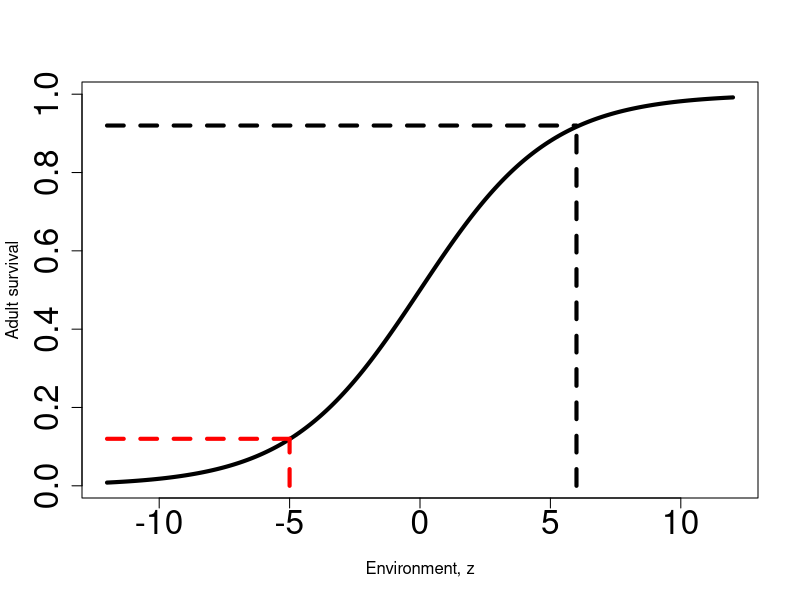
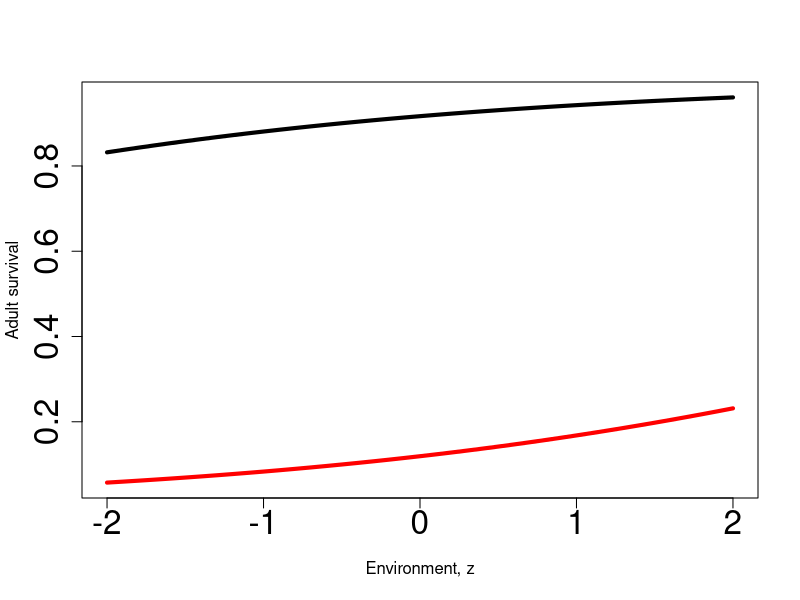
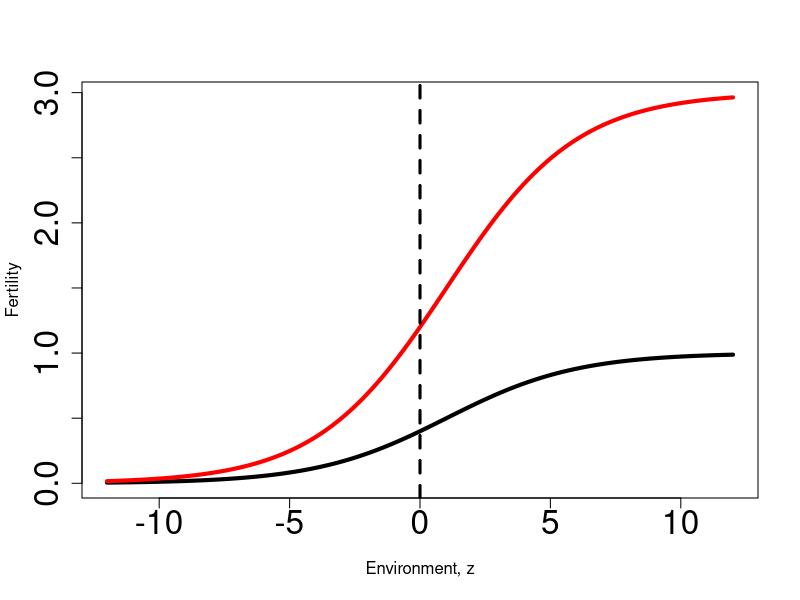
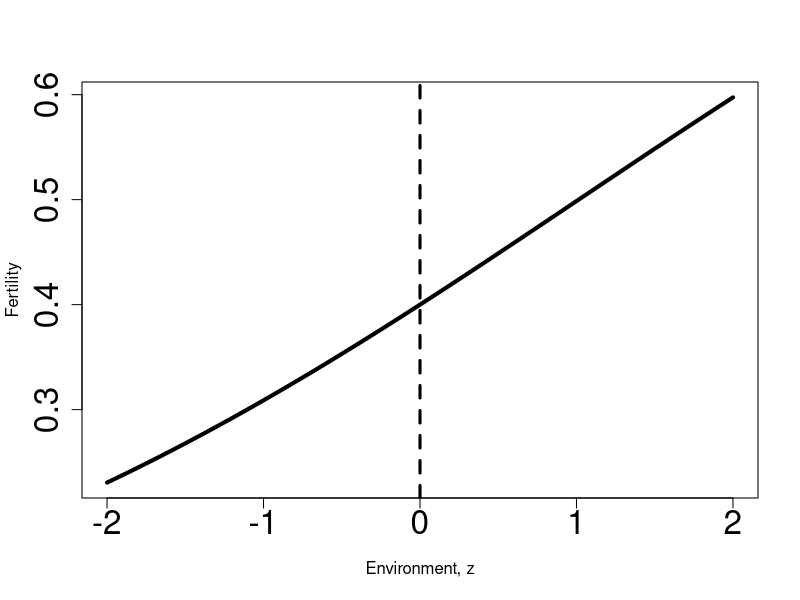
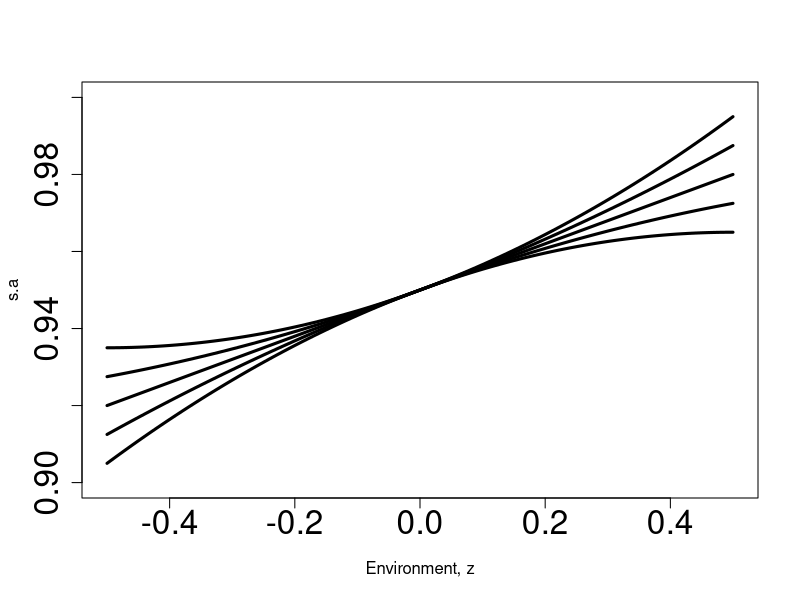
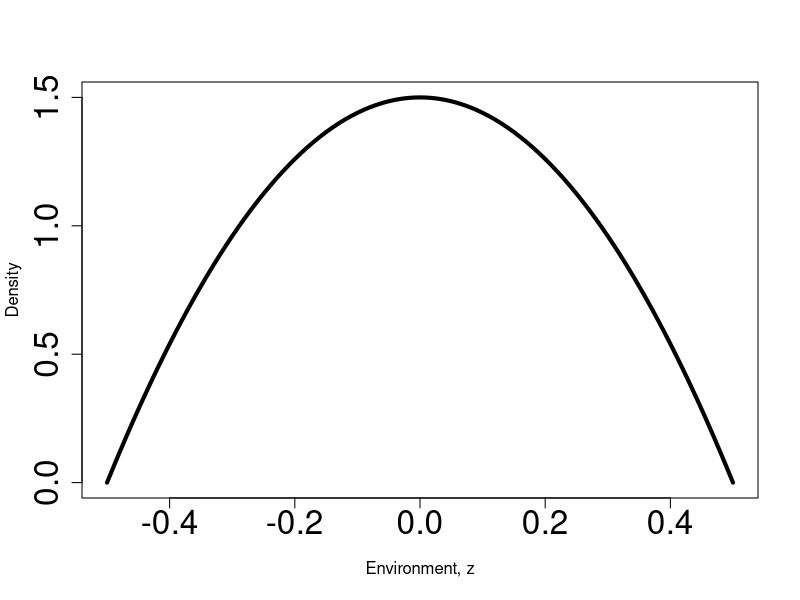
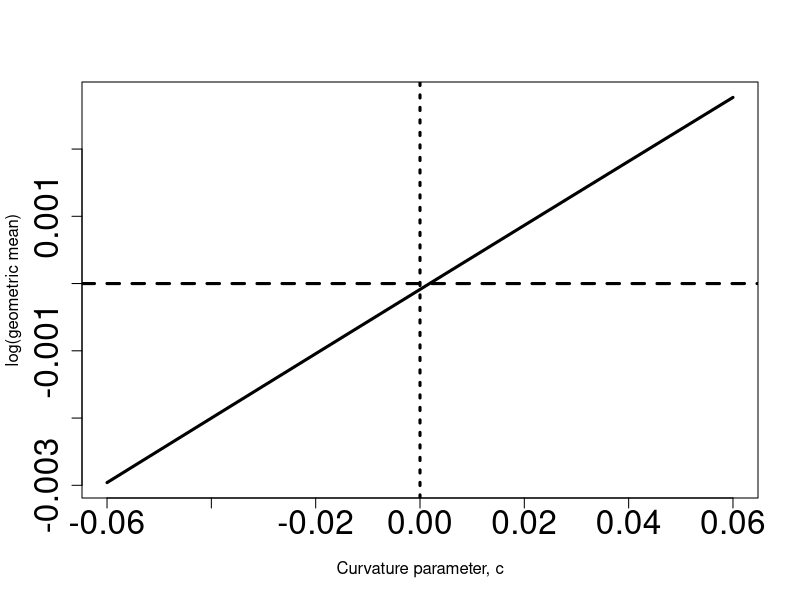
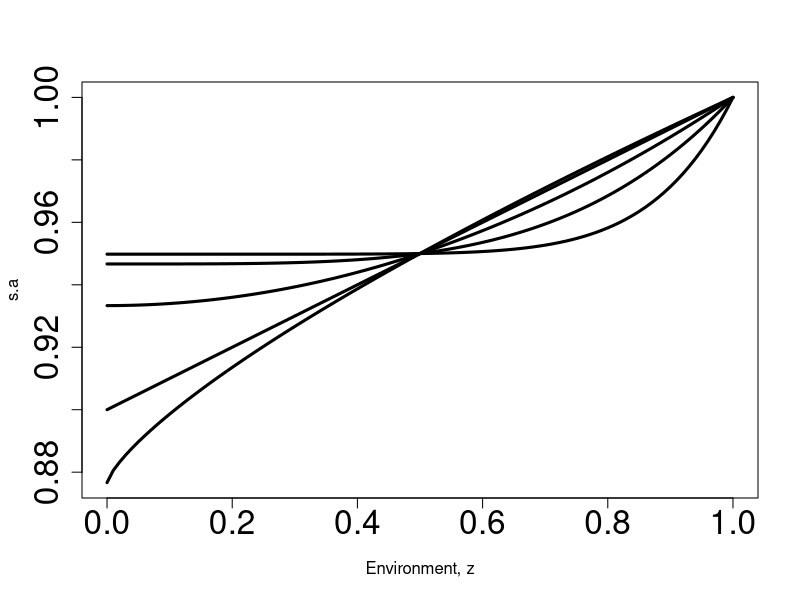

R code for these plots, in order:
# make panels of Figs S2, S3, and S4 for a manuscript entitled 
# "What is adaptive demographic lability and when might we expect to see it?"

graphics.off()

# fig S2 A

r0=0.5
a=0
b=.4
z=seq(-12,12,.1)
r=1/(1+exp(-a-b*z))
windows()
plot(z,r,xlab="Environment, z",ylab="Adult survival",
     type="l",lwd=4,cex.axis=2)
lines(c(-5,-5),c(0,.12),lty='dashed',lwd=4,col='red')
lines(c(-12,-5),c(.12,.12),lty='dashed',lwd=4,col='red')
lines(c(6,6),c(0,.92),lty='dashed',lwd=4,col='black')
lines(c(-12,6),c(.92,.92),lty='dashed',lwd=4,col='black')

# fig S2 B

windows()
zf=seq(-7,-3,.1)
rf=1/(1+exp(-a-b*zf))
zs=seq(4,8,.1)
rs=1/(1+exp(-a-b*zs))
x=seq(-2,2,.1)
matplot(x,cbind(rf,rs),xlab="Environment, z",ylab="Adult survival",
        type="l",lwd=4,cex.axis=2,lty='solid',col=c('red','black'))

# fig S2 C

a=log(2/3)
b=.4
z=seq(-12,12,.1)
r=1/(1+exp(-a-b*z))
r1=r
r2=2*r
r3=3*r
windows()
matplot(z,cbind(r1,r3),xlab="Environment, z",ylab="Fertility",
        type="l",lwd=4,cex.axis=2,col=c('black','red'),lty='solid')
abline(v=0,lty='dashed',lwd=3)

# fig S2 D

z=seq(-2,2,.1)
r=1/(1+exp(-a-b*z))
windows()
matplot(z,cbind(r),xlab="Environment, z",ylab="Fertility",
        type="l",lwd=4,cex.axis=2)
abline(v=0,lty='dashed',lwd=3)


# fig S3

# slow life history; adult survival varies (quadratic function) with beta environmental stochasticity

sj=.1
f=.5
sa=.95

# plot quadratic functions
b=.06 # slope parameter
cs=c(-.06,-.03,0,.03,.06)  # cuvature: convex if c>0, concave if c<0
z=seq(-.5,.5,.01)
z2=z^2

sas=matrix(0,length(z),length(cs))
for(i in 1:length(cs)){
  sas[,i]= sa+b*z+cs[i]*z2  # quadratic function
}

# fig S3 A

windows()
matplot(z,sas,type="l",ylim=c(0.9,1.0),ylab="s.a",xlab="Environment, z",lty="solid",col="black",lwd=3,cex.axis=2)

# simulate log lambda.g for different values of b, beta environment

sj=.1
f=.5
sa=.95

m=0.5
v=.05 # max v = m*(1-m)
aa=m*(m*(1-m)/v - 1)
bb=(1-m)*(m*(1-m)/v - 1)

# fig S3 B

windows()
z=seq(-.5,.5,.01)
plot(z,dbeta(z+0.5,aa,bb),xlab="Environment, z",ylab="Density",type="l",lwd=4,cex.axis=2)


tmax=50000
zs=rbeta(tmax,aa,bb)-0.5  # z's centered on zero
zs2=zs^2
n0=matrix(c(0.5,0.5),2,1)

# sa varies, f and sj constant

# quadratic parameters
b=.06 # slope parameter
cs=seq(-.06,.06,0.002)  # curvature: convex if c>0, concave if c<0

LLg.c=array(0,length(cs))

for(i in 1:length(cs)){
  
  lambdas=array(0,tmax)
  n=n0
  
  sas = sa+b*zs+cs[i]*zs2  # quadratic function
  
  A=matrix(c(0,sj,f,0),2,2)
  for(t in 1:tmax){
    A[2,2]=sas[t]
    n=A %*% n
    lambdas[t]=sum(n)
    n=n/sum(n)
  }
  LLg.c[i]=mean(log(lambdas))
  
}

# fig S3 C

windows()
plot(cs,LLg.c,xlab="Curvature parameter, c",ylab="log(geometric mean)",
     type="l",lwd=3,cex.axis=2)
abline(0,0,lty='dashed',lwd=3)
abline(v=0,lty='dotted',lwd=3)

# Fig S4 A
# plot power functions
cs=c(.75,1,2,4,8)  # convex if c>1, concave if c<1
as=((2^cs)*sa-1)/((2^cs)-1)
z=seq(0,1,.01)

sas=matrix(0,length(z),length(cs))
for(i in 1:length(cs)){
  sas[,i]= as[i]+(1-as[i])*(z^cs[i])  # power function
}
windows()
matplot(z,sas,type="l",ylab="s.a",xlab="Environment, z",lty="solid",col="black",lwd=3,cex.axis=2)


# simulate log lambda.g for different values of c, Beta environment

sj=.1
f=.5
sa=.95

tmax=50000

m=0.5
v=.05 # max v = m*(1-m)
aa=m*(m*(1-m)/v - 1)
bb=(1-m)*(m*(1-m)/v - 1)

# Fig S4 B

# plot beta pdf
windows()
plot(z,dbeta(z,aa,bb),xlab="Environment, z",ylab="Density",type="l",lwd=3,cex.axis=2)

zs=rbeta(tmax,aa,bb)
n0=matrix(c(0.5,0.5),2,1)

# sa varies, f and sj constant

cs=seq(.8,6,.2)  # convex if c>1, concave if c<1
as=((2^cs)*sa-1)/((2^cs)-1)

LLg.c=array(0,length(cs))

for(i in 1:length(cs)){
  
  lambdas=array(0,tmax)
  n=n0
  sas = as[i]+(1-as[i])*(zs^cs[i])  # power function
  A=matrix(c(0,sj,f,0),2,2)
  for(t in 1:tmax){
    A[2,2]=sas[t]
    n=A %*% n
    lambdas[t]=sum(n)
    n=n/sum(n)
  }
  LLg.c[i]=mean(log(lambdas))
  
}

# Fig S4 C

windows()
plot(cs,LLg.c,xlab="Power function exponent, c",ylab="log(geometric mean)",
     type="l",lwd=3,cex.axis=2)
abline(0,0,lty='dashed',lwd=3)
abline(v=1,lty='dotted',lwd=3)
